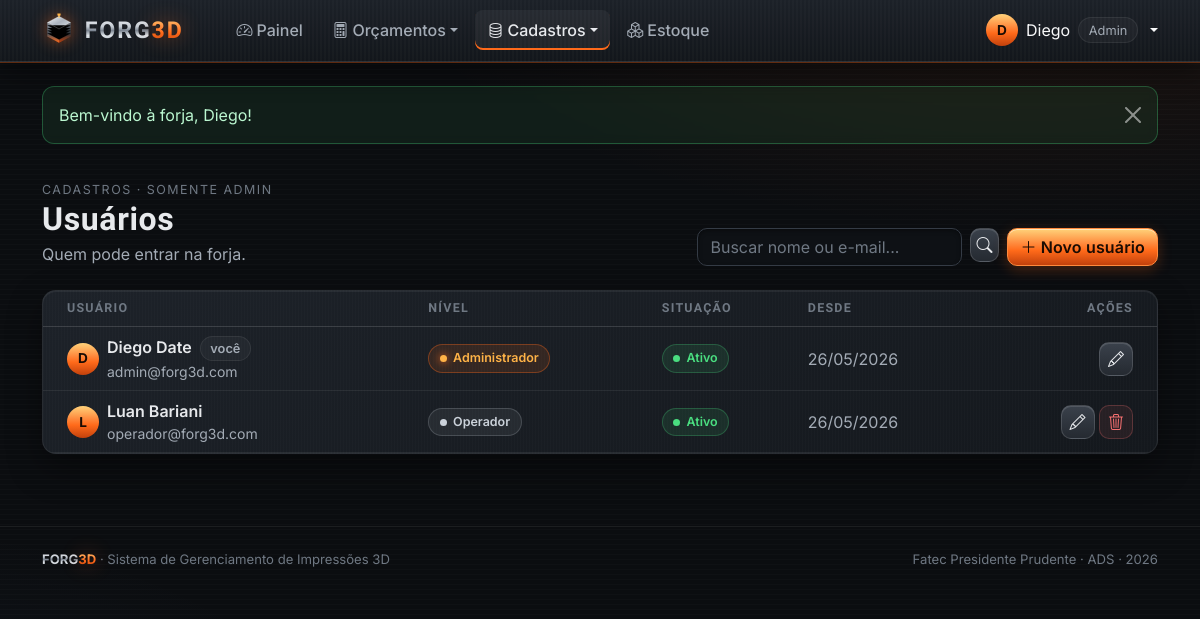
The page /view/verUsuario.php (signed in) on the database its author committed.
### tables this page shows
CREATE TABLE usuarios (
  id        INT AUTO_INCREMENT PRIMARY KEY,
  nome      VARCHAR(100) NOT NULL,
  email     VARCHAR(120) NOT NULL UNIQUE,
  senha     VARCHAR(255) NOT NULL,
  nivel     ENUM('admin','operador') NOT NULL DEFAULT 'operador',
  ativo     TINYINT(1) NOT NULL DEFAULT 1,
  criado_em DATETIME NOT NULL DEFAULT CURRENT_TIMESTAMP
);

### processamento/sessao.php (called while the page is built, shortened)
<?php
require_once __DIR__ . '/funcoesBD.php';
function usuarioLogado(): ?array
{
    return $_SESSION['usuario'] ?? null;
}
function pegarAviso(): ?array
{
    $a = $_SESSION['aviso'] ?? null;
    return $a;
}

### processamento/funcoesBD.php (called while the page is built, shortened)
<?php
function conectar(): PDO
{
    static $pdo = null;
    if ($pdo === null) {
        $dsn = 'mysql:host=' . DB_HOST . ';dbname=' . DB_NOME . ';charset=utf8mb4';
        try {
            $pdo = new PDO($dsn, DB_USUARIO, DB_SENHA, [
                PDO::ATTR_ERRMODE            => PDO::ERRMODE_EXCEPTION,
                PDO::ATTR_DEFAULT_FETCH_MODE => PDO::FETCH_ASSOC,
                PDO::ATTR_EMULATE_PREPARES   => false,
            ]);
        } catch (PDOException $e) {
            http_response_code(500);
            die('<h3 style="font-family:sans-serif">Não foi possível conectar ao banco "' . DB_NOME
                . '". Verifique se o MySQL do XAMPP está ligado e se o arquivo banco/forg3d.sql foi importado no phpMyAdmin.</h3>');
        }
    }
    return $pdo;
}
function consultar(string $sql, array $params = []): array
{
    $st = conectar()->prepare($sql);
    $st->execute($params);
    return $st->fetchAll();
}
function listarUsuarios(string $busca = ''): array
{
    return consultar('SELECT id, nome, email, nivel, ativo, criado_em FROM usuarios
                      WHERE nome LIKE ? OR email LIKE ? ORDER BY nome', ["%$busca%", "%$busca%"]);
}
function h($texto): string
{
    return htmlspecialchars((string) $texto, ENT_QUOTES, 'UTF-8');
}
function dataBR($data, bool $hora = false): string
{
    return date($hora ? 'd/m/Y H:i' : 'd/m/Y', strtotime($data));
}

### view/verUsuario.php (the view, shortened to what this page needs)
<?php
require_once '../processamento/sessao.php';
$busca = trim($_GET['busca'] ?? '');
$usuarios = listarUsuarios($busca);
$meuId = usuarioLogado()['id'];
$pagina = 'cadastros';
require 'includes/topo.php';
?>
<div class="f-cabecalho">
    <div>
        <span class="f-mini">Cadastros · somente admin</span>
        <h1>Usuários</h1>
        <p>Quem pode entrar na forja.</p>
    </div>
    <div class="d-flex flex-wrap gap-2">
        <form class="f-busca d-flex gap-2" method="GET">
            <input class="form-control" name="busca" value="<?= h($busca) ?>" placeholder="Buscar nome ou e-mail...">
            <button class="btn btn-aco btn-icone" type="submit" aria-label="Buscar"><i class="bi bi-search"></i></button>
        </form>
        <a href="cadastroUsuario.php" class="btn btn-forja"><i class="bi bi-plus-lg me-1"></i>Novo usuário</a>
    </div>
</div>
<div class="f-card p-0 overflow-hidden">
    <div class="table-responsive">
        <table class="table f-tabela table-hover">
            <thead><tr><th class="ps-4">Usuário</th><th>Nível</th><th>Situação</th><th>Desde</th><th class="text-end pe-4">Ações</th></tr></thead>
            <tbody>
            <?php foreach ($usuarios as $us): ?>
                <tr>
                    <td class="ps-4">
                        <div class="d-flex align-items-center gap-2">
                            <span class="f-avatar"><?= h(mb_strtoupper(mb_substr($us['nome'], 0, 1))) ?></span>
                            <div>
                                <div class="fw-semibold"><?= h($us['nome']) ?> <?= $us['id'] == $meuId ? '<span class="f-chip ms-1">você</span>' : '' ?></div>
                                <div class="small f-muted"><?= h($us['email']) ?></div>
                            </div>
                        </div>
                    </td>
                    <td><?= $us['nivel'] === 'admin' ? '<span class="f-status f-status-em_producao">Administrador</span>' : '<span class="f-status f-status-pendente">Operador</span>' ?></td>
                    <td><?= $us['ativo'] ? '<span class="f-status f-status-concluido">Ativo</span>' : '<span class="f-status f-status-cancelado">Inativo</span>' ?></td>
                    <td class="f-muted"><?= dataBR($us['criado_em']) ?></td>
                    <td class="text-end pe-4 text-nowrap">
                        <a class="btn btn-aco btn-icone" href="cadastroUsuario.php?id=<?= $us['id'] ?>" title="Editar"><i class="bi bi-pencil"></i></a>
                        <?php if ($us['id'] != $meuId): ?>
                        <form class="d-inline" action="../processamento/processamento.php" method="POST" data-confirmar="Excluir o usuário <?= h($us['nome']) ?>?">
                            <button class="btn btn-perigo btn-icone" type="submit" title="Excluir"><i class="bi bi-trash3"></i></button>
                        </form>
                        <?php endif; ?>
                    </td>
                </tr>
            <?php endforeach; ?>
            </tbody>
        </table>
    </div>
</div>
<?php require 'includes/rodape.php'; ?>

### view/includes/topo.php (shortened to what this page needs)
<?php
$pagina  = $pagina ?? '';
$semMenu = $semMenu ?? false;
$u = usuarioLogado();
$aviso = pegarAviso();
function ativo(string $item, string $pagina): string
{
    return $item === $pagina ? ' active' : '';
}
?>
<!DOCTYPE html>
<html lang="pt-BR" data-bs-theme="dark">
<head>
    <link rel="stylesheet" href="https://cdn.jsdelivr.net/npm/bootstrap@5.3.3/dist/css/bootstrap.min.css">
    <link rel="stylesheet" href="https://cdn.jsdelivr.net/npm/bootstrap-icons@1.11.3/font/bootstrap-icons.min.css">
    <link rel="stylesheet" href="../css/forg3d.css">
</head>
<body<?= $semMenu ? ' class="f-login-pagina"' : '' ?>>
<?php if (!$semMenu && $u): ?>
<nav class="navbar navbar-expand-lg f-navbar sticky-top">
    <div class="container-xl">
        <a class="f-logo navbar-brand" href="home.php">
            <img src="../img/logo.svg" alt="">
            <span><span class="f-texto-aco">FORG</span><span class="f-texto-brasa">3D</span></span>
        </a>
        <div class="collapse navbar-collapse" id="menu">
            <ul class="navbar-nav me-auto ms-lg-4 gap-lg-1">
                <li class="nav-item"><a class="nav-link<?= ativo('home', $pagina) ?>" href="home.php"><i class="bi bi-speedometer2 me-1"></i>Painel</a></li>
                <li class="nav-item dropdown">
                    <a class="nav-link dropdown-toggle<?= ativo('orcamentos', $pagina) ?>" href="#" data-bs-toggle="dropdown"><i class="bi bi-calculator me-1"></i>Orçamentos</a>
                </li>
                <li class="nav-item dropdown">
                    <a class="nav-link dropdown-toggle<?= ativo('cadastros', $pagina) ?>" href="#" data-bs-toggle="dropdown"><i class="bi bi-database me-1"></i>Cadastros</a>
                </li>
                <li class="nav-item"><a class="nav-link<?= ativo('estoque', $pagina) ?>" href="estoque.php"><i class="bi bi-boxes me-1"></i>Estoque</a></li>
            </ul>
            <div class="dropdown">
                <a href="#" class="d-flex align-items-center gap-2 text-decoration-none dropdown-toggle text-light" data-bs-toggle="dropdown">
                    <span class="f-avatar"><?= h(mb_strtoupper(mb_substr($u['nome'], 0, 1))) ?></span>
                    <span class="d-none d-md-inline"><?= h(explode(' ', $u['nome'])[0]) ?></span>
                    <span class="f-chip d-none d-md-inline-flex"><?= $u['nivel'] === 'admin' ? 'Admin' : 'Operador' ?></span>
                </a>
            </div>
        </div>
    </div>
</nav>
<?php endif; ?>
<main class="<?= $semMenu ? 'f-login-caixa' : 'container-xl pb-4' ?>">
<?php if ($aviso): ?>
    <div class="alert alert-<?= h($aviso['tipo']) ?> alert-dismissible f-flash <?= $semMenu ? 'mb-3' : 'mt-4 mb-0' ?>" role="alert">
        <?= h($aviso['texto']) ?>
        <button type="button" class="btn-close" data-bs-dismiss="alert" aria-label="Fechar"></button>
    </div>
<?php endif; ?>

### rows shown on the page
usuarios: nome "D", nome "Diego", nome "Diego Date", shows "você", email "admin@forg3d.com", nivel "Administrador", ativo "Ativo", criado_em "26/05/2026"
usuarios: nome "L", nome "Luan Bariani", email "operador@forg3d.com", nivel "Operador", ativo "Ativo", criado_em "26/05/2026"

### other values the page prints
$aviso['texto'] "Bem-vindo à forja, Diego!"
